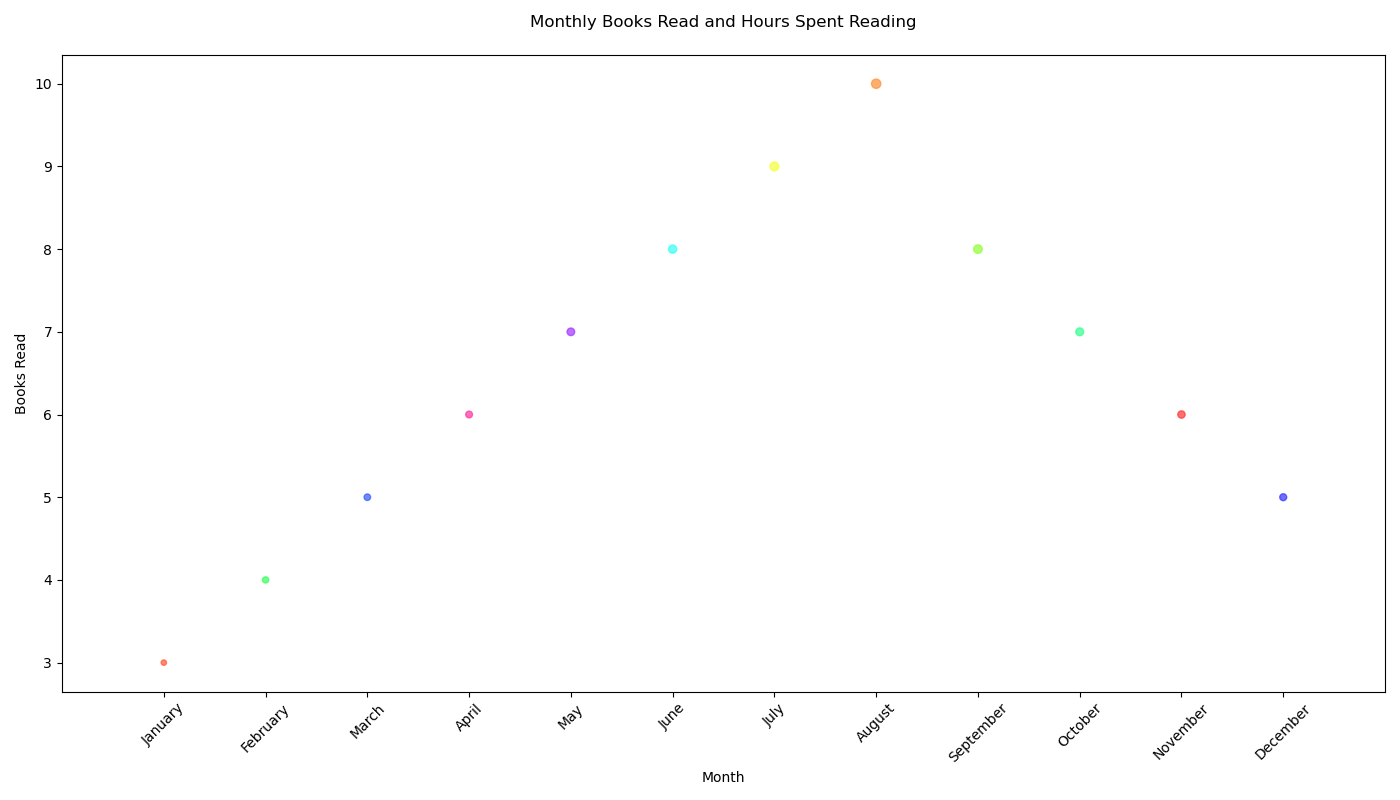

Reproduce this figure in Python.

import matplotlib.pyplot as plt

months = ['January', 'February', 'March', 'April', 'May', 'June', 
          'July', 'August', 'September', 'October', 'November', 'December']
books_read = [3, 4, 5, 6, 7, 8, 9, 10, 8, 7, 6, 5]
hours_spent_reading = [15, 20, 22, 24, 30, 35, 40, 45, 38, 32, 28, 25]

month_numbers = [i+1 for i, _ in enumerate(months)]

plt.figure(figsize=(14, 8))
plt.scatter(month_numbers, books_read, c=['#FF5733', '#33FF57', '#3357FF', '#FF33A1',
                                          '#A133FF', '#33FFF5', '#F5FF33', '#FF8F33',
                                          '#8FFF33', '#33FF8F', '#FF3333', '#3333FF'],
            s=hours_spent_reading, alpha=0.7)

plt.xticks(month_numbers, months, rotation=45)
plt.xlabel('Month')
plt.ylabel('Books Read')
plt.title('Monthly Books Read and Hours Spent Reading', pad=20)
plt.xlim(0, 13)

plt.tight_layout()
plt.show()
